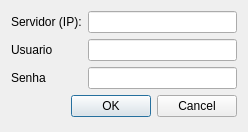
<?xml version="1.0" encoding="UTF-8"?>
<ui version="4.0">
 <class>WhatsProgLogin</class>
 <widget class="QDialog" name="WhatsProgLogin">
  <property name="geometry">
   <rect>
    <x>0</x>
    <y>0</y>
    <width>248</width>
    <height>132</height>
   </rect>
  </property>
  <property name="windowTitle">
   <string>MUDE TITULO - Criar ou conectar?</string>
  </property>
  <layout class="QGridLayout" name="gridLayout">
   <item row="0" column="0">
    <widget class="QLabel" name="labelIpServidor">
     <property name="text">
      <string>Servidor (IP):</string>
     </property>
    </widget>
   </item>
   <item row="0" column="1">
    <widget class="QLineEdit" name="lineEditIpServidor"/>
   </item>
   <item row="1" column="0">
    <widget class="QLabel" name="labelNomeUsuario">
     <property name="text">
      <string>Usuario</string>
     </property>
    </widget>
   </item>
   <item row="1" column="1">
    <widget class="QLineEdit" name="lineEditNomeUsuario"/>
   </item>
   <item row="2" column="0">
    <widget class="QLabel" name="labelSenhaUsuario">
     <property name="text">
      <string>Senha</string>
     </property>
    </widget>
   </item>
   <item row="2" column="1">
    <widget class="QLineEdit" name="lineEditSenhaUsuario"/>
   </item>
   <item row="3" column="0" colspan="2">
    <widget class="QDialogButtonBox" name="buttonBox">
     <property name="orientation">
      <enum>Qt::Horizontal</enum>
     </property>
     <property name="standardButtons">
      <set>QDialogButtonBox::Cancel|QDialogButtonBox::Ok</set>
     </property>
    </widget>
   </item>
  </layout>
 </widget>
 <resources/>
 <connections>
  <connection>
   <sender>buttonBox</sender>
   <signal>accepted()</signal>
   <receiver>WhatsProgLogin</receiver>
   <slot>accept()</slot>
   <hints>
    <hint type="sourcelabel">
     <x>248</x>
     <y>254</y>
    </hint>
    <hint type="destinationlabel">
     <x>157</x>
     <y>274</y>
    </hint>
   </hints>
  </connection>
  <connection>
   <sender>buttonBox</sender>
   <signal>rejected()</signal>
   <receiver>WhatsProgLogin</receiver>
   <slot>reject()</slot>
   <hints>
    <hint type="sourcelabel">
     <x>316</x>
     <y>260</y>
    </hint>
    <hint type="destinationlabel">
     <x>286</x>
     <y>274</y>
    </hint>
   </hints>
  </connection>
 </connections>
</ui>
